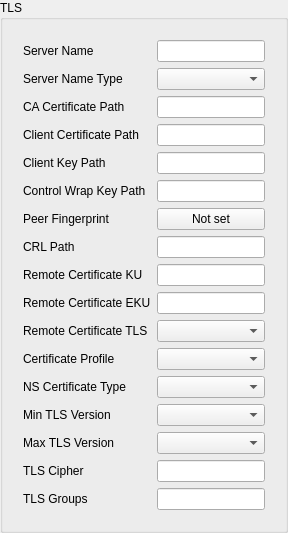
        <widget class="QGroupBox" name="tls_box">
         <property name="title">
          <string>TLS</string>
         </property>
         <layout class="QVBoxLayout" name="tls_box_layout">
          <item>
           <widget class="QWidget" name="tls_box_form_w" native="true">
            <layout class="QFormLayout" name="tls_box_form">
             <item row="0" column="0">
              <widget class="QLabel" name="tls_server_name_l">
               <property name="toolTip">
                <string>&lt;html&gt;&lt;head/&gt;&lt;body&gt;&lt;p&gt;Expected server certificate name. Name verification is disabled when empty.&lt;/p&gt;&lt;/body&gt;&lt;/html&gt;</string>
               </property>
               <property name="text">
                <string>Server Name</string>
               </property>
              </widget>
             </item>
             <item row="0" column="1">
              <widget class="QLineEdit" name="tls_server_name"/>
             </item>
             <item row="1" column="0">
              <widget class="QLabel" name="tls_server_name_type_l">
               <property name="toolTip">
                <string>&lt;html&gt;&lt;head/&gt;&lt;body&gt;&lt;p&gt;Certificate field matched by the server name. name is used by default and matches the common name exactly.&lt;/p&gt;&lt;/body&gt;&lt;/html&gt;</string>
               </property>
               <property name="text">
                <string>Server Name Type</string>
               </property>
              </widget>
             </item>
             <item row="1" column="1">
              <widget class="NoWheelComboBox" name="tls_server_name_type"/>
             </item>
             <item row="2" column="0">
              <widget class="QLabel" name="tls_certificate_path_l">
               <property name="toolTip">
                <string>&lt;html&gt;&lt;head/&gt;&lt;body&gt;&lt;p&gt;Conflicts with the inline CA certificate on the main editor.&lt;/p&gt;&lt;/body&gt;&lt;/html&gt;</string>
               </property>
               <property name="text">
                <string>CA Certificate Path</string>
               </property>
              </widget>
             </item>
             <item row="2" column="1">
              <widget class="QLineEdit" name="tls_certificate_path"/>
             </item>
             <item row="3" column="0">
              <widget class="QLabel" name="tls_client_certificate_path_l">
               <property name="toolTip">
                <string>&lt;html&gt;&lt;head/&gt;&lt;body&gt;&lt;p&gt;Conflicts with the inline client certificate on the main editor.&lt;/p&gt;&lt;/body&gt;&lt;/html&gt;</string>
               </property>
               <property name="text">
                <string>Client Certificate Path</string>
               </property>
              </widget>
             </item>
             <item row="3" column="1">
              <widget class="QLineEdit" name="tls_client_certificate_path"/>
             </item>
             <item row="4" column="0">
              <widget class="QLabel" name="tls_client_key_path_l">
               <property name="toolTip">
                <string>&lt;html&gt;&lt;head/&gt;&lt;body&gt;&lt;p&gt;Conflicts with the inline client key on the main editor.&lt;/p&gt;&lt;/body&gt;&lt;/html&gt;</string>
               </property>
               <property name="text">
                <string>Client Key Path</string>
               </property>
              </widget>
             </item>
             <item row="4" column="1">
              <widget class="QLineEdit" name="tls_client_key_path"/>
             </item>
             <item row="5" column="0">
              <widget class="QLabel" name="control_wrap_key_path_l">
               <property name="toolTip">
                <string>&lt;html&gt;&lt;head/&gt;&lt;body&gt;&lt;p&gt;Conflicts with the inline control channel wrap key on the main editor.&lt;/p&gt;&lt;/body&gt;&lt;/html&gt;</string>
               </property>
               <property name="text">
                <string>Control Wrap Key Path</string>
               </property>
              </widget>
             </item>
             <item row="5" column="1">
              <widget class="QLineEdit" name="control_wrap_key_path"/>
             </item>
             <item row="6" column="0">
              <widget class="QLabel" name="tls_peer_fingerprint_l">
               <property name="toolTip">
                <string>&lt;html&gt;&lt;head/&gt;&lt;body&gt;&lt;p&gt;Allowed SHA-256 fingerprints of the server leaf certificate, one per line, 64 lowercase hexadecimal characters without separators.&lt;/p&gt;&lt;/body&gt;&lt;/html&gt;</string>
               </property>
               <property name="text">
                <string>Peer Fingerprint</string>
               </property>
              </widget>
             </item>
             <item row="6" column="1">
              <widget class="QPushButton" name="tls_peer_fingerprint">
               <property name="text">
                <string>Not set</string>
               </property>
              </widget>
             </item>
             <item row="7" column="0">
              <widget class="QLabel" name="tls_crl_path_l">
               <property name="toolTip">
                <string>&lt;html&gt;&lt;head/&gt;&lt;body&gt;&lt;p&gt;PEM or DER certificate revocation list used to reject revoked server certificates.&lt;/p&gt;&lt;/body&gt;&lt;/html&gt;</string>
               </property>
               <property name="text">
                <string>CRL Path</string>
               </property>
              </widget>
             </item>
             <item row="7" column="1">
              <widget class="QLineEdit" name="tls_crl_path"/>
             </item>
             <item row="8" column="0">
              <widget class="QLabel" name="tls_remote_certificate_ku_l">
               <property name="toolTip">
                <string>&lt;html&gt;&lt;head/&gt;&lt;body&gt;&lt;p&gt;Comma separated hexadecimal key usage masks in OpenVPN remote-cert-ku format.&lt;/p&gt;&lt;/body&gt;&lt;/html&gt;</string>
               </property>
               <property name="text">
                <string>Remote Certificate KU</string>
               </property>
              </widget>
             </item>
             <item row="8" column="1">
              <widget class="QLineEdit" name="tls_remote_certificate_ku"/>
             </item>
             <item row="9" column="0">
              <widget class="QLabel" name="tls_remote_certificate_eku_l">
               <property name="toolTip">
                <string>&lt;html&gt;&lt;head/&gt;&lt;body&gt;&lt;p&gt;Required extended key usage. Conflicts with an explicit remote certificate TLS check.&lt;/p&gt;&lt;/body&gt;&lt;/html&gt;</string>
               </property>
               <property name="text">
                <string>Remote Certificate EKU</string>
               </property>
              </widget>
             </item>
             <item row="9" column="1">
              <widget class="QLineEdit" name="tls_remote_certificate_eku"/>
             </item>
             <item row="10" column="0">
              <widget class="QLabel" name="tls_remote_certificate_tls_l">
               <property name="toolTip">
                <string>&lt;html&gt;&lt;head/&gt;&lt;body&gt;&lt;p&gt;Peer certificate purpose check. server is used by default; none disables the check.&lt;/p&gt;&lt;/body&gt;&lt;/html&gt;</string>
               </property>
               <property name="text">
                <string>Remote Certificate TLS</string>
               </property>
              </widget>
             </item>
             <item row="10" column="1">
              <widget class="NoWheelComboBox" name="tls_remote_certificate_tls"/>
             </item>
             <item row="11" column="0">
              <widget class="QLabel" name="tls_certificate_profile_l">
               <property name="toolTip">
                <string>&lt;html&gt;&lt;head/&gt;&lt;body&gt;&lt;p&gt;legacy is used by default. insecure accepts MD5 and SHA-1 signed chains; preferred requires stronger signatures and keys.&lt;/p&gt;&lt;/body&gt;&lt;/html&gt;</string>
               </property>
               <property name="text">
                <string>Certificate Profile</string>
               </property>
              </widget>
             </item>
             <item row="11" column="1">
              <widget class="NoWheelComboBox" name="tls_certificate_profile"/>
             </item>
             <item row="12" column="0">
              <widget class="QLabel" name="tls_ns_certificate_type_l">
               <property name="toolTip">
                <string>&lt;html&gt;&lt;head/&gt;&lt;body&gt;&lt;p&gt;Deprecated Netscape certificate type check. Prefer Remote Certificate TLS.&lt;/p&gt;&lt;/body&gt;&lt;/html&gt;</string>
               </property>
               <property name="text">
                <string>NS Certificate Type</string>
               </property>
              </widget>
             </item>
             <item row="12" column="1">
              <widget class="NoWheelComboBox" name="tls_ns_certificate_type"/>
             </item>
             <item row="13" column="0">
              <widget class="QLabel" name="tls_version_min_l">
               <property name="toolTip">
                <string>&lt;html&gt;&lt;head/&gt;&lt;body&gt;&lt;p&gt;1.2 is used by default.&lt;/p&gt;&lt;/body&gt;&lt;/html&gt;</string>
               </property>
               <property name="text">
                <string>Min TLS Version</string>
               </property>
              </widget>
             </item>
             <item row="13" column="1">
              <widget class="NoWheelComboBox" name="tls_version_min"/>
             </item>
             <item row="14" column="0">
              <widget class="QLabel" name="tls_version_max_l">
               <property name="toolTip">
                <string>&lt;html&gt;&lt;head/&gt;&lt;body&gt;&lt;p&gt;The maximum supported version is used by default. It cannot be lower than the minimum.&lt;/p&gt;&lt;/body&gt;&lt;/html&gt;</string>
               </property>
               <property name="text">
                <string>Max TLS Version</string>
               </property>
              </widget>
             </item>
             <item row="14" column="1">
              <widget class="NoWheelComboBox" name="tls_version_max"/>
             </item>
             <item row="15" column="0">
              <widget class="QLabel" name="tls_cipher_l">
               <property name="toolTip">
                <string>&lt;html&gt;&lt;head/&gt;&lt;body&gt;&lt;p&gt;Colon separated OpenSSL cipher suite names allowed for TLS 1.2 and earlier.&lt;/p&gt;&lt;/body&gt;&lt;/html&gt;</string>
               </property>
               <property name="text">
                <string>TLS Cipher</string>
               </property>
              </widget>
             </item>
             <item row="15" column="1">
              <widget class="QLineEdit" name="tls_cipher"/>
             </item>
             <item row="16" column="0">
              <widget class="QLabel" name="tls_groups_l">
               <property name="toolTip">
                <string>&lt;html&gt;&lt;head/&gt;&lt;body&gt;&lt;p&gt;Colon separated key exchange groups in preference order: X25519, SECP256R1, SECP384R1, SECP521R1.&lt;/p&gt;&lt;/body&gt;&lt;/html&gt;</string>
               </property>
               <property name="text">
                <string>TLS Groups</string>
               </property>
              </widget>
             </item>
             <item row="16" column="1">
              <widget class="QLineEdit" name="tls_groups"/>
             </item>
            </layout>
           </widget>
          </item>
         </layout>
        </widget>
